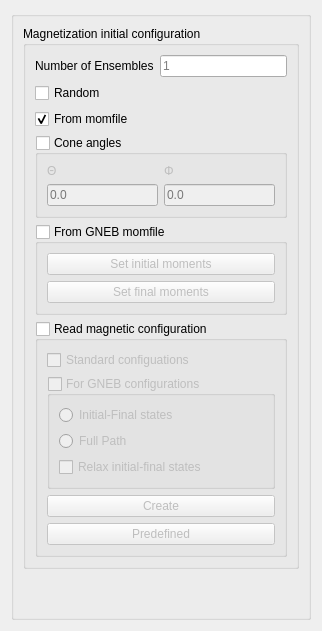
                     <widget class="QWidget" name="Magnetization">
                        <property name="geometry">
                           <rect>
                              <x>0</x>
                              <y>0</y>
                              <width>322</width>
                              <height>631</height>
                           </rect>
                        </property>
                        <attribute name="label">
                           <string>Magnetization</string>
                        </attribute>
                        <layout class="QGridLayout" name="gridLayout_46">
                           <item row="0" column="0">
                              <widget class="QGroupBox" name="InpMagMainBox">
                                 <property name="title">
                                    <string/>
                                 </property>
                                 <layout class="QVBoxLayout" name="verticalLayout_32">
                                    <item>
                                       <widget class="QGroupBox" name="InpMagInitBox">
                                          <property name="title">
                                             <string>Magnetization initial configuration</string>
                                          </property>
                                          <layout class="QGridLayout" name="gridLayout_44">
                                             <item row="0" column="0">
                                                <widget class="QLabel" name="InpMensembleLabel">
                                                   <property name="text">
                                                      <string>Number of Ensembles</string>
                                                   </property>
                                                </widget>
                                             </item>
                                             <item row="4" column="0" colspan="2">
                                                <widget class="QGroupBox" name="InpInitmag2Box">
                                                   <property name="toolTip">
                                                      <string>Set the magnetic moments randomly distributed by given cone angles</string>
                                                   </property>
                                                   <property name="statusTip">
                                                      <string>Set the magnetic moments randomly distributed by given cone angles</string>
                                                   </property>
                                                   <property name="whatsThis">
                                                      <string>Set the magnetic moments randomly distributed by given cone angles</string>
                                                   </property>
                                                   <property name="title">
                                                      <string>Cone angles</string>
                                                   </property>
                                                   <property name="checkable">
                                                      <bool>true</bool>
                                                   </property>
                                                   <property name="checked">
                                                      <bool>false</bool>
                                                   </property>
                                                   <layout class="QGridLayout" name="gridLayout_43">
                                                      <item row="1" column="0">
                                                         <widget class="QLineEdit" name="InpInitMag2Theta">
                                                            <property name="placeholderText">
                                                               <string>0.0</string>
                                                            </property>
                                                         </widget>
                                                      </item>
                                                      <item row="1" column="1">
                                                         <widget class="QLineEdit" name="InpInitMag2Phi">
                                                            <property name="inputMask">
                                                               <string/>
                                                            </property>
                                                            <property name="placeholderText">
                                                               <string>0.0</string>
                                                            </property>
                                                         </widget>
                                                      </item>
                                                      <item row="0" column="0">
                                                         <widget class="QLabel" name="InpInitMag2ThetaLabel">
                                                            <property name="text">
                                                               <string>&amp;Theta</string>
                                                            </property>
                                                            <property name="textFormat">
                                                               <enum>Qt::RichText</enum>
                                                            </property>
                                                         </widget>
                                                      </item>
                                                      <item row="0" column="1">
                                                         <widget class="QLabel" name="InpInitMag2PhiLabel">
                                                            <property name="text">
                                                               <string>&amp;Phi</string>
                                                            </property>
                                                            <property name="textFormat">
                                                               <enum>Qt::RichText</enum>
                                                            </property>
                                                         </widget>
                                                      </item>
                                                   </layout>
                                                </widget>
                                             </item>
                                             <item row="0" column="1">
                                                <widget class="QLineEdit" name="InpMensemble">
                                                   <property name="toolTip">
                                                      <string>Number of replicas(images) for a calculation</string>
                                                   </property>
                                                   <property name="statusTip">
                                                      <string>Number of replicas(images) for a calculation</string>
                                                   </property>
                                                   <property name="whatsThis">
                                                      <string>Number of replicas(images) for a calculation</string>
                                                   </property>
                                                   <property name="inputMask">
                                                      <string/>
                                                   </property>
                                                   <property name="text">
                                                      <string/>
                                                   </property>
                                                   <property name="placeholderText">
                                                      <string>1</string>
                                                   </property>
                                                </widget>
                                             </item>
                                             <item row="5" column="0" colspan="2">
                                                <widget class="QGroupBox" name="InpInitMag6Check">
                                                   <property name="title">
                                                      <string>From GNEB momfile</string>
                                                   </property>
                                                   <property name="checkable">
                                                      <bool>true</bool>
                                                   </property>
                                                   <property name="checked">
                                                      <bool>false</bool>
                                                   </property>
                                                   <layout class="QVBoxLayout" name="verticalLayout_34">
                                                      <item>
                                                         <widget class="QPushButton" name="InpSetIniMomfileButton">
                                                            <property name="text">
                                                               <string>Set initial moments</string>
                                                            </property>
                                                         </widget>
                                                      </item>
                                                      <item>
                                                         <widget class="QPushButton" name="InpSetFinMomfileButton">
                                                            <property name="text">
                                                               <string>Set final moments</string>
                                                            </property>
                                                         </widget>
                                                      </item>
                                                   </layout>
                                                </widget>
                                             </item>
                                             <item row="7" column="0" colspan="2">
                                                <widget class="QGroupBox" name="InpConfBox">
                                                   <property name="title">
                                                      <string>Read magnetic configuration</string>
                                                   </property>
                                                   <property name="checkable">
                                                      <bool>true</bool>
                                                   </property>
                                                   <property name="checked">
                                                      <bool>false</bool>
                                                   </property>
                                                   <layout class="QVBoxLayout" name="verticalLayout_35">
                                                      <item>
                                                         <widget class="QCheckBox" name="InpInitMag4Check">
                                                            <property name="text">
                                                               <string>Standard configuations</string>
                                                            </property>
                                                         </widget>
                                                      </item>
                                                      <item>
                                                         <widget class="QGroupBox" name="InpInitmag7Check">
                                                            <property name="title">
                                                               <string>For GNEB configurations</string>
                                                            </property>
                                                            <property name="checkable">
                                                               <bool>true</bool>
                                                            </property>
                                                            <property name="checked">
                                                               <bool>false</bool>
                                                            </property>
                                                            <layout class="QVBoxLayout" name="verticalLayout_33">
                                                               <item>
                                                                  <widget class="QRadioButton" name="InpIniFinCheck">
                                                                     <property name="text">
                                                                        <string>Initial-Final states</string>
                                                                     </property>
                                                                  </widget>
                                                               </item>
                                                               <item>
                                                                  <widget class="QRadioButton" name="InpFullPathChek">
                                                                     <property name="text">
                                                                        <string>Full Path</string>
                                                                     </property>
                                                                  </widget>
                                                               </item>
                                                               <item>
                                                                  <widget class="QCheckBox" name="InpRelGNEBCheck">
                                                                     <property name="text">
                                                                        <string>Relax initial-final states</string>
                                                                     </property>
                                                                  </widget>
                                                               </item>
                                                            </layout>
                                                         </widget>
                                                      </item>
                                                      <item>
                                                         <widget class="QPushButton" name="InpInitMag4CreateButton">
                                                            <property name="toolTip">
                                                               <string>Create a restartfile. WARNING: you must have chosen(created) a momfile and posfile and set the crystal structure</string>
                                                            </property>
                                                            <property name="statusTip">
                                                               <string>Create a restartfile. WARNING: you must have chosen(created) a momfile and posfile and set the crystal structure</string>
                                                            </property>
                                                            <property name="whatsThis">
                                                               <string>Create a restartfile. WARNING: you must have chosen(created) a momfile and posfile and set the crystal structure</string>
                                                            </property>
                                                            <property name="text">
                                                               <string>Create</string>
                                                            </property>
                                                         </widget>
                                                      </item>
                                                      <item>
                                                         <widget class="QPushButton" name="InpInitMag4ReadButton">
                                                            <property name="toolTip">
                                                               <string>Select restarfile from file</string>
                                                            </property>
                                                            <property name="statusTip">
                                                               <string>Select restarfile from file</string>
                                                            </property>
                                                            <property name="whatsThis">
                                                               <string>Select restarfile from file</string>
                                                            </property>
                                                            <property name="text">
                                                               <string>Predefined</string>
                                                            </property>
                                                         </widget>
                                                      </item>
                                                   </layout>
                                                </widget>
                                             </item>
                                             <item row="2" column="0">
                                                <widget class="QCheckBox" name="InpInitmag3Check">
                                                   <property name="toolTip">
                                                      <string>Set the direction of the moments to be given by the momfile</string>
                                                   </property>
                                                   <property name="statusTip">
                                                      <string>Set the direction of the moments to be given by the momfile</string>
                                                   </property>
                                                   <property name="whatsThis">
                                                      <string>Set the direction of the moments to be given by the momfile</string>
                                                   </property>
                                                   <property name="text">
                                                      <string>From momfile</string>
                                                   </property>
                                                   <property name="checked">
                                                      <bool>true</bool>
                                                   </property>
                                                </widget>
                                             </item>
                                             <item row="1" column="0">
                                                <widget class="QCheckBox" name="InpInitmag1Check">
                                                   <property name="toolTip">
                                                      <string>Random orientation of moments</string>
                                                   </property>
                                                   <property name="statusTip">
                                                      <string>Random orientation of moments</string>
                                                   </property>
                                                   <property name="whatsThis">
                                                      <string>Random orientation of moments</string>
                                                   </property>
                                                   <property name="text">
                                                      <string>Random</string>
                                                   </property>
                                                </widget>
                                             </item>
                                          </layout>
                                       </widget>
                                    </item>
                                    <item>
                                       <spacer name="verticalSpacer_11">
                                          <property name="orientation">
                                             <enum>Qt::Vertical</enum>
                                          </property>
                                          <property name="sizeHint" stdset="0">
                                             <size>
                                                <width>20</width>
                                                <height>40</height>
                                             </size>
                                          </property>
                                       </spacer>
                                    </item>
                                 </layout>
                              </widget>
                           </item>
                        </layout>
                     </widget>
